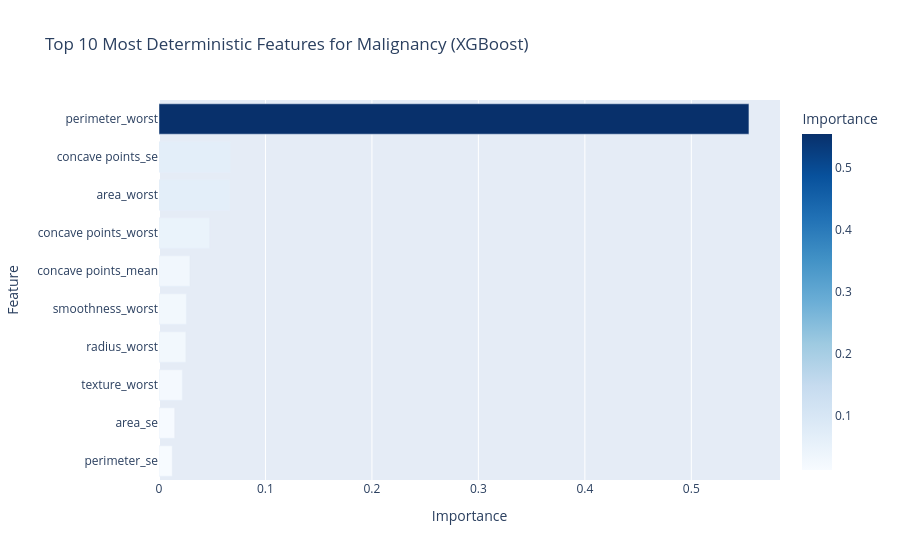

Notebook source saved alongside this figure:
### Code cell
# 4. Plotly Visualization
fig = px.bar(
    fi_df, 
    x='Importance', 
    y='Feature', 
    orientation='h',
    title="Top 10 Most Deterministic Features for Malignancy (XGBoost)",
    color='Importance',
    color_continuous_scale='Blues' # Swapped to Blues for a fresh look
)

# Reverse the y-axis so the most important is at the top
fig.update_layout(yaxis={'categoryorder':'total ascending'})
fig.show()

### Figure 1 — Plotly figure (JSON) as saved in the notebook; plotly's stock layout.template omitted (floating-point values rounded to 4 significant figures)
{"data": [{"hovertemplate": "Importance=%{marker.color}<br>Feature=%{y}<extra></extra>", "legendgroup": "", "marker": {"color": [0.5541, 0.06689, 0.06669, 0.04752, 0.029, 0.02567, 0.02519, 0.02192, 0.01473, 0.01245], "coloraxis": "coloraxis", "pattern": {"shape": ""}}, "name": "", "orientation": "h", "showlegend": false, "textposition": "auto", "type": "bar", "x": [0.5541, 0.06689, 0.06669, 0.04752, 0.029, 0.02567, 0.02519, 0.02192, 0.01473, 0.01245], "xaxis": "x", "y": ["perimeter_worst", "concave points_se", "area_worst", "concave points_worst", "concave points_mean", "smoothness_worst", "radius_worst", "texture_worst", "area_se", "perimeter_se"], "yaxis": "y"}], "layout": {"barmode": "relative", "coloraxis": {"colorbar": {"title": {"text": "Importance"}}, "colorscale": [[0, "rgb(247,251,255)"], [0.125, "rgb(222,235,247)"], [0.25, "rgb(198,219,239)"], [0.375, "rgb(158,202,225)"], [0.5, "rgb(107,174,214)"], [0.625, "rgb(66,146,198)"], [0.75, "rgb(33,113,181)"], [0.875, "rgb(8,81,156)"], [1, "rgb(8,48,107)"]]}, "legend": {"tracegroupgap": 0}, "title": {"text": "Top 10 Most Deterministic Features for Malignancy (XGBoost)"}, "xaxis": {"anchor": "y", "domain": [0, 1], "title": {"text": "Importance"}}, "yaxis": {"anchor": "x", "categoryorder": "total ascending", "domain": [0, 1], "title": {"text": "Feature"}}}}
